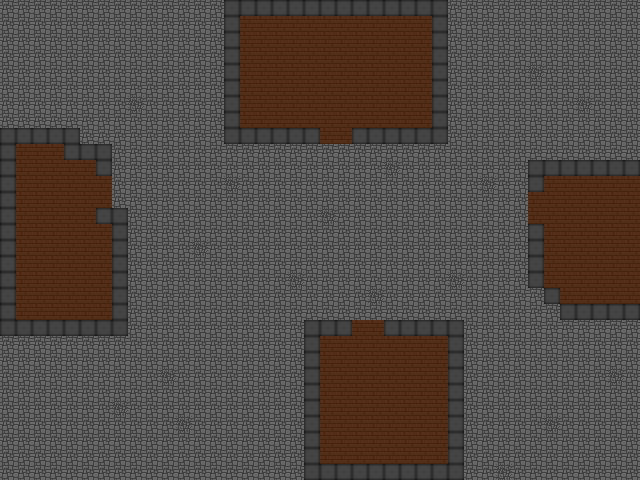

Below is a game level as drawn by its tile map, then a one-line description and the .tmx that defines it (tile-layer data replaced by summaries):
An orthogonal 40x30 tile map with 16x16 px tiles, 3 tile layers (Tile Layer 1, Lights, Spawner).

<map version="1.0" orientation="orthogonal" width="40" height="30" tilewidth="16" tileheight="16">
 <tileset firstgid="1" name="tiletesting" tilewidth="16" tileheight="16">
  <image source="tiletesting.png" width="128" height="48" />
  <tile id="3">
   <properties>
    <property name="type" value="wall" />
   </properties>
  </tile>
  <tile id="16">
   <properties>
    <property name="intensity" value="30" />
    <property name="type" value="light" />
   </properties>
  </tile>
 </tileset>
 <layer name="Tile Layer 1" width="40" height="30">
  <data>[1200 cells, 1200 non-empty, 4 distinct tile ids]</data>
 </layer>
 <layer name="Lights" width="40" height="30" opacity="0.58">
  <data>[1200 cells, 0 non-empty, 0 distinct tile ids]</data>
 </layer>
 <layer name="Spawner" width="40" height="30">
  <data>[1200 cells, 0 non-empty, 0 distinct tile ids]</data>
 </layer>
</map>